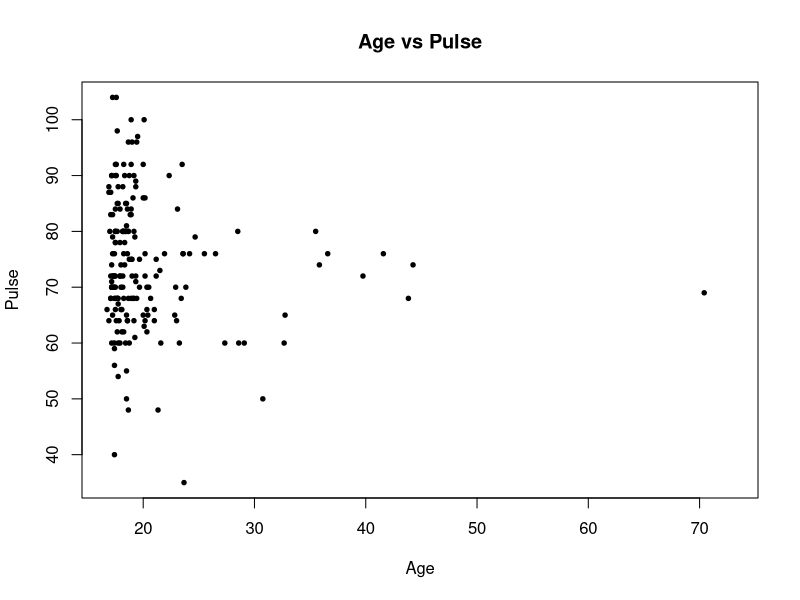

Generate this figure with R: (Note: this script raises an error after producing the figure.)
#Meghana Kasula
#Assignment 5

library(MASS)
View(survey)
attach(survey)

--#Use the data set survey in the MASS package. 
--#Create a plot of Age and Pulse. 
plot(Age,Pulse,pch=19,main = "Age vs Pulse",cex = 0.6) 
#Plot of all observations and variable age and pulse

S1=survey[Sex=="Female" & Age >21,]
#This is a subset of all females over 21
View(S1)

--#Color females over 21 years with red. 
points(s1$Age,s1$Pulse,col="red",pch=19,cex = 1.3) 
#This is to mark all the points in subset S1 in red

S2=survey[Sex=="Male" & Exer=="Freq",]  
#This is a subset of all males who excercise
View(S2)

--#Color males who exercise frequently with blue.
points(s2$Age,s2$Pulse,col="blue",pch=19,cex = 1.3)
#This is to mark all the points in subset S2 in blue